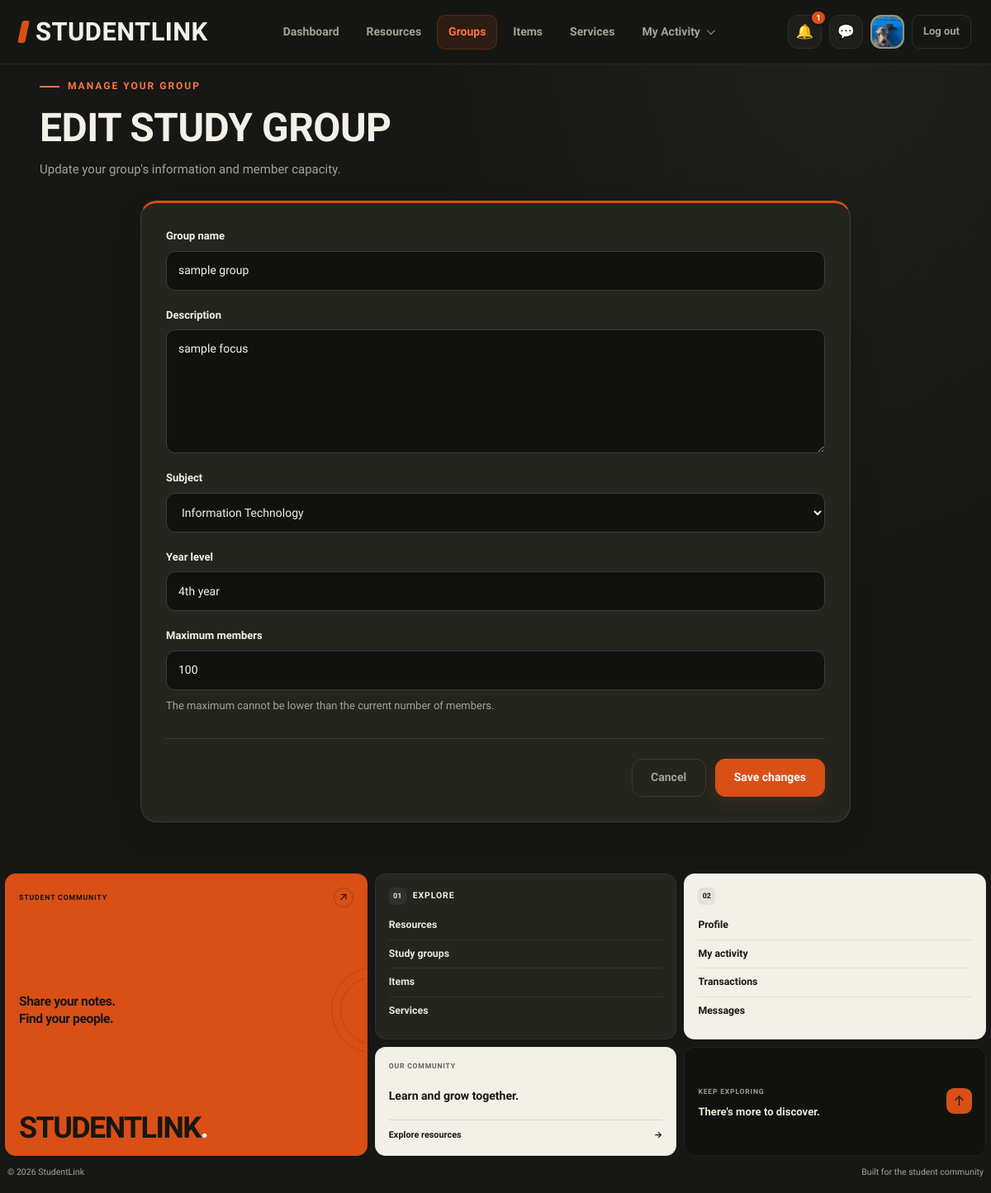
/group-edit.php?id=2 (signed in), run on the app's committed database.
### tables this page shows
CREATE TABLE `users` (
  `id` int(10) UNSIGNED NOT NULL,
  `full_name` varchar(100) NOT NULL,
  `email` varchar(150) NOT NULL,
  `password_hash` varchar(255) DEFAULT NULL,
  `google_id` varchar(64) DEFAULT NULL,
  `course` varchar(50) DEFAULT NULL,
  `year_level` varchar(20) DEFAULT NULL,
  `about` text DEFAULT NULL,
  `skills` varchar(255) DEFAULT NULL,
  `photo_path` varchar(255) DEFAULT NULL,
  `role` enum('student','admin') NOT NULL DEFAULT 'student',
  `status` enum('Active','Suspended') NOT NULL DEFAULT 'Active',
  `created_at` timestamp NOT NULL DEFAULT current_timestamp()
);

CREATE TABLE `study_groups` (
  `id` int(10) UNSIGNED NOT NULL,
  `creator_id` int(10) UNSIGNED NOT NULL,
  `subject_id` int(10) UNSIGNED NOT NULL,
  `name` varchar(120) NOT NULL,
  `description` text DEFAULT NULL,
  `course` varchar(50) DEFAULT NULL,
  `year_level` varchar(20) DEFAULT NULL,
  `max_members` tinyint(3) UNSIGNED NOT NULL DEFAULT 10,
  `status` enum('Active','Removed') NOT NULL DEFAULT 'Active',
  `created_at` timestamp NOT NULL DEFAULT current_timestamp()
);

CREATE TABLE `subjects` (
  `id` int(10) UNSIGNED NOT NULL,
  `name` varchar(80) NOT NULL
);

### includes/functions.php (called while the page is built, shortened)
<?php
function e($v) {
    return htmlspecialchars((string)$v, ENT_QUOTES, 'UTF-8');
}

### group-edit.php (the view, shortened to what this page needs)
<?php
require_once __DIR__ . '/db_connect.php';
require_once __DIR__ . '/includes/functions.php';
$userId = (int) $_SESSION['user_id'];
$groupId = filter_input(INPUT_GET, 'id', FILTER_VALIDATE_INT);
$stmt = $conn->prepare(
    "SELECT
        id,
        creator_id,
        name,
        description,
        subject_id,
        year_level,
        max_members
     FROM study_groups
     WHERE id = ?
       AND creator_id = ?
       AND status = 'Active'
     LIMIT 1"
);
$stmt->bind_param('ii', $groupId, $userId);
$stmt->execute();
$group = $stmt->get_result()->fetch_assoc();
$subjects = [];
$subjectQuery = $conn->query(
    "SELECT id, name FROM subjects ORDER BY name ASC"
);
if ($subjectQuery) {
    while ($subject = $subjectQuery->fetch_assoc()) {
        $subjects[] = $subject;
    }
}
$name = $group['name'];
$description = $group['description'] ?? '';
$subjectId = (int) $group['subject_id'];
$yearLevel = $group['year_level'] ?? '';
$maxMembers = (int) $group['max_members'];
$active = 'groups';
$css = ['groups'];
require_once __DIR__ . '/includes/header.php';
?>
<main class="groups-page">
    <header class="groups-intro">
        <div class="groups-intro-content">
            <span class="groups-eyebrow">Manage your group</span>
            <h1>Edit <span>study group</span></h1>
            <p>Update your group's information and member capacity.</p>
        </div>
    </header>
    <section class="groups-library">
        <form
            method="post"
            action="group-edit.php?id=<?= (int) $groupId ?>"
            class="group-edit-form"
        >
            <div class="field">
                <label for="name">Group name</label>
                <input
                    type="text"
                    id="name"
                    name="name"
                    maxlength="120"
                    value="<?= e($name) ?>"
                    required
                >
            </div>
            <div class="field">
                <label for="description">Description</label>
                <textarea
                    id="description"
                    name="description"
                    rows="5"
                    maxlength="5000"
                ><?= e($description) ?></textarea>
            </div>
            <div class="field">
                <label for="subject_id">Subject</label>
                <select id="subject_id" name="subject_id" required>
                    <?php foreach ($subjects as $subject): ?>
                        <option
                            value="<?= (int) $subject['id'] ?>"
                            <?= (string) $subjectId === (string) $subject['id'] ? 'selected' : '' ?>
                        >
                            <?= e($subject['name']) ?>
                        </option>
                    <?php endforeach; ?>
                </select>
            </div>
            <div class="field">
                <label for="year_level">Year level</label>
                <input
                    type="text"
                    id="year_level"
                    name="year_level"
                    maxlength="50"
                    value="<?= e($yearLevel) ?>"
                    placeholder="Example: 3rd Year"
                >
            </div>
            <div class="field">
                <label for="max_members">Maximum members</label>
                <input
                    type="number"
                    id="max_members"
                    name="max_members"
                    min="1"
                    max="500"
                    value="<?= (int) $maxMembers ?>"
                    required
                >
                <p>
                    The maximum cannot be lower than the current number
                    of members.
                </p>
            </div>
            <div class="actions">
                <a
                    class="btn btn-quiet"
                    href="group-view.php?id=<?= (int) $groupId ?>"
                >
                    Cancel
                </a>
                <button class="btn btn-primary" type="submit">
                    Save changes
                </button>
            </div>
        </form>
    </section>
</main>
<?php require_once __DIR__ . '/includes/footer.php'; ?>

### includes/header.php (shortened to what this page needs)
<?php
require_once __DIR__ . '/functions.php';
require_once __DIR__ . '/../db_connect.php';
$css = $css ?? [];
$active = $active ?? '';
$bare = $bare ?? false;
$headerName = $_SESSION['full_name']
    ?? $_SESSION['user']
    ?? 'Student';
$headerPhoto = '';
$unreadNotificationCount = 0;
if (!empty($_SESSION['user_id'])) {
    $headerUserId = (int) $_SESSION['user_id'];
    $photoStmt = $conn->prepare("
        SELECT full_name, photo_path
        FROM users
        WHERE id = ?
        LIMIT 1
    ");
    if ($photoStmt) {
        $photoStmt->bind_param('i', $headerUserId);
        $photoStmt->execute();
        $photoResult = $photoStmt->get_result();
        $headerUser = $photoResult->fetch_assoc();
        if ($headerUser) {
            $headerName = $headerUser['full_name'] ?: $headerName;
            if (!empty($headerUser['photo_path'])) {
                $headerPhoto = $headerUser['photo_path'];
            }
        }
    }
    $notificationStmt = $conn->prepare("
        SELECT COUNT(*) AS unread_count
        FROM notifications
        WHERE user_id = ?
        AND is_read = 0
    ");
    if ($notificationStmt) {
        $notificationStmt->bind_param('i', $headerUserId);
        $notificationStmt->execute();
        $notificationResult = $notificationStmt->get_result();
        $notificationRow = $notificationResult->fetch_assoc();
        $unreadNotificationCount = (int) (
            $notificationRow['unread_count'] ?? 0
        );
    }
}
?>
<!DOCTYPE html>
<html lang="en">
<head>
    <?php foreach ($css as $stylesheet): ?>
        <link
            rel="stylesheet"
            href="css/<?= e($stylesheet) ?>.css"
        >
    <?php endforeach; ?>
</head>
<body>
<?php if (!$bare): ?>
<nav class="nav" aria-label="Main navigation">
    <a class="logo" href="dashboard.php">StudentLink</a>
    <div class="nav-links">
        <?php
        $navigation = [
            'dashboard' => 'Dashboard',
            'resources' => 'Resources',
            'groups'    => 'Groups',
            'items'     => 'Items',
            'services'  => 'Services'
        ];
        foreach ($navigation as $key => $label):
        ?>
            <a
                href="<?= e($key) ?>.php"
                <?= $active === $key ? 'aria-current="page"' : '' ?>
            >
                <?= e($label) ?>
            </a>
        <?php endforeach; ?>
        <div class="activity-menu" id="activity-menu">
            <button
                type="button"
                class="activity-trigger <?= in_array($active, ['activity', 'transactions'], true) ? 'menu-active' : '' ?>"
                id="activity-menu-button"
                aria-expanded="false"
                aria-controls="activity-dropdown"
            >
                My Activity
                <span class="activity-chevron" aria-hidden="true"></span>
            </button>
        </div>
    </div>
    <div class="nav-tools">
        <a
            class="icon-btn notification-link"
            href="notifications.php"
            aria-label="<?= $unreadNotificationCount > 0
                ? 'Notifications, ' . $unreadNotificationCount . ' unread'
                : 'Notifications' ?>"
            title="Notifications"
            <?= $active === 'notifications' ? 'aria-current="page"' : '' ?>
        >
            &#128276;
            <?php if ($unreadNotificationCount > 0): ?>
                <span class="notification-badge">
                    <?= $unreadNotificationCount > 99
                        ? '99+'
                        : $unreadNotificationCount ?>
                </span>
            <?php endif; ?>
        </a>
        <a
            class="icon-btn"
            href="messages.php"
            aria-label="Messages"
            title="Messages"
            <?= $active === 'messages' ? 'aria-current="page"' : '' ?>
        >
            &#128172;
        </a>
        <a
            class="avatar"
            href="profile.php"
            aria-label="Your profile"
            title="<?= e($headerName) ?>"
        >
            <?php if ($headerPhoto !== ''): ?>
                <img
                    src="<?= e($headerPhoto) ?>"
                    alt="Your profile photo"
                >
            <?php else: ?>
                <?= e(initials($headerName)) ?>
            <?php endif; ?>
        </a>
        <a class="logout" href="logout.php">Log out</a>
    </div>
</nav>
<?php endif; ?>
</body>
</html>

### includes/header.php (style rules this page uses)
:root { --nav-bg: #161714; --nav-panel: #1e1f1a; --nav-hover: #25261f; --nav-line: #302f27; --nav-line-light: #403f35; --nav-stone: #f3f0e8; --nav-muted: #a3a394; --nav-orange: #d94f16; --nav-orange-light: #ff7540; --nav-orange-soft: rgba(217, 79, 22, 0.12); --nav-olive: #85876d; --nav-head: 'Big Shoulders Display', 'Arial Narrow', Impact, sans-serif; --nav-body: 'Source Sans 3', system-ui, -apple-system, 'Segoe UI', sans-serif; }
.nav, .nav * { box-sizing: border-box; }
.nav { position: sticky; top: 0; z-index: 1000; display: flex; align-items: center; justify-content: space-between; gap: 22px; width: 100%; min-height: 78px; margin: 0; padding: 14px max(24px, calc((100% - 1440px) / 2)); color: var(--nav-stone); background: rgba(22, 23, 20, 0.96); border: 0; border-bottom: 1px solid rgba(255, 255, 255, 0.07); font-family: var(--nav-body); backdrop-filter: blur(18px); -webkit-backdrop-filter: blur(18px); }
.nav a { text-decoration: none; transition: color 0.2s ease, background 0.2s ease, border-color 0.2s ease; }
.nav .logo { display: inline-flex; align-items: center; flex-shrink: 0; color: var(--nav-stone); font-family: var(--nav-head); font-size: 31px; font-weight: 900; line-height: 1; letter-spacing: 0.4px; text-transform: uppercase; white-space: nowrap; }
.nav .logo::before { width: 9px; height: 27px; margin-right: 10px; background: var(--nav-orange); border-radius: 3px; content: ""; transform: skew(-12deg); }
.nav .nav-links { display: flex; align-items: center; justify-content: center; flex: 1; gap: 5px; min-width: 0; margin: 0; padding: 0; list-style: none; }
.nav .nav-links > a, .nav .activity-trigger { display: inline-flex; align-items: center; justify-content: center; gap: 8px; min-height: 42px; padding: 9px 13px; color: var(--nav-muted); background: transparent; border: 1px solid transparent; border-radius: 10px; font-family: var(--nav-body); font-size: 14px; font-weight: 700; line-height: 1.3; white-space: nowrap; cursor: pointer; }
.nav .nav-links > a[aria-current="page"], .nav .activity-trigger[aria-expanded="true"], .nav .activity-trigger.menu-active { color: var(--nav-orange-light); background: var(--nav-orange-soft); border-color: rgba(217, 79, 22, 0.25); }
.nav .activity-menu { position: relative; flex-shrink: 0; }
.nav .activity-trigger { appearance: none; -webkit-appearance: none; }
.nav .activity-trigger .activity-chevron { display: inline-block; width: 7px; height: 7px; border-right: 1.5px solid currentColor; border-bottom: 1.5px solid currentColor; transform: rotate(45deg) translateY(-2px); transition: transform 0.2s ease; }
.nav .nav-tools { display: flex; align-items: center; justify-content: flex-end; gap: 9px; flex-shrink: 0; margin: 0; padding: 0; border: 0; }
.nav .icon-btn { display: inline-flex; align-items: center; justify-content: center; flex-shrink: 0; width: 41px; height: 41px; padding: 0; color: var(--nav-stone); background: var(--nav-panel); border: 1px solid var(--nav-line); border-radius: 12px; font-family: var(--nav-body); font-size: 17px; line-height: 1; }
.nav .notification-link { position: relative; overflow: visible; }
.nav .notification-badge { position: absolute; top: -7px; right: -7px; z-index: 5; display: flex; align-items: center; justify-content: center; min-width: 19px; height: 19px; padding: 0 5px; color: #ffffff; background: #d94f16; border: 2px solid #161714; border-radius: 20px; font-family: var(--nav-body); font-size: 10px; font-weight: 800; line-height: 1; white-space: nowrap; box-shadow: 0 2px 6px rgba(0, 0, 0, 0.25); }
.nav .avatar { display: inline-flex; align-items: center; justify-content: center; flex-shrink: 0; width: 41px; height: 41px; color: var(--nav-stone); background: var(--nav-olive); border: 2px solid rgba(243, 240, 232, 0.12); border-radius: 13px; font-size: 14px; font-weight: 800; text-transform: uppercase; overflow: hidden; padding: 0; }
.nav .avatar img { display: block; width: 100%; height: 100%; object-fit: cover; border-radius: inherit; }
.nav .logout { display: inline-flex; align-items: center; justify-content: center; flex-shrink: 0; min-height: 41px; padding: 8px 13px; color: var(--nav-muted); background: transparent; border: 1px solid var(--nav-line); border-radius: 10px; font-size: 13px; font-weight: 700; white-space: nowrap; }

### data on the page
users: photo_path (picture)
study_groups: name "sample group", description "sample focus", subject_id "Information Technology", year_level "4th year", max_members "100"

### other printed values
$label "Dashboard"
$label "Resources"
$label "Groups"
$label "Items"
$label "Services"
$unreadNotificationCount "1"
